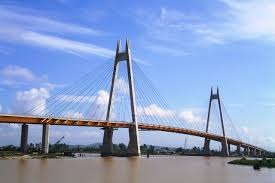
#> input picture Chapter_02/bridge1.jpg, 275 x 183 px
$ jupyter execute C16.ipynb
#> lines starting #> are read from the running program, lines starting #| are printed output that depends on the picture
[cell 1]
import cv2
import numpy as np
import matplotlib.pyplot as plt

[cell 2]
img = np.array(cv2.imread("bridge1.jpg", cv2.IMREAD_GRAYSCALE))
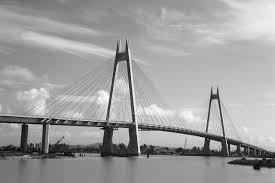
#> img: shape (183, 275); min 0, max 255, mean 158.6
imgd = cv2.normalize(img.astype("float"), None, 0.0, 1.0, cv2.NORM_MINMAX)

# set kernel size
h1 = (3,3)
h2 = (7,7)
h3 = (21,21)

# Using cv2.blur() as average filter method
img1 = cv2.blur(imgd, h1, cv2.BORDER_REPLICATE)
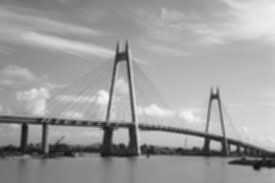
#> img1: shape (183, 275) float64; min 0.0571, max 0.972, mean 0.622
img2 = cv2.blur(imgd, h2, cv2.BORDER_REPLICATE)
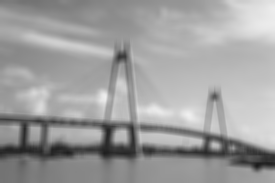
#> img2: shape (183, 275) float64; min 0.108, max 0.941, mean 0.622
img3 = cv2.blur(imgd, h3, cv2.BORDER_REPLICATE)
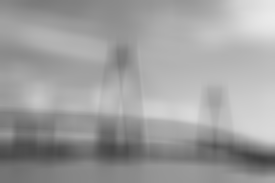
#> img3: shape (183, 275) float64; min 0.253, max 0.918, mean 0.622

fig, axes= plt.subplots(2, 2, figsize=(10, 8))
axes[0,0].imshow(imgd, cmap='gray')
axes[0,0].set_title('original')

axes[0,1].imshow(img1, cmap='gray')
axes[0,1].set_title('mean filter(3*3)')

axes[1,0].imshow(img2, cmap='gray')
axes[1,0].set_title('mean filter(7*7)')

axes[1,1].imshow(img3, cmap='gray')
axes[1,1].set_title('mean filter(21*21)')

for ax in axes.ravel():
    ax.set_xticks([])
    ax.set_yticks([])

cv2.waitKey(0)
cv2.destroyAllWindows()

$ run again, with Chapter_02/beach.jpg copied over Chapter_02/bridge1.jpg
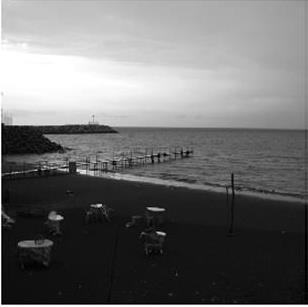
#> input picture Chapter_02/beach.jpg, 308 x 307 px
#> img is the input picture: shape (307, 308); min 0, max 255, mean 110.5
#> `img3 = cv2.blur(imgd, h3, cv2.BORDER_REPLICATE)`:
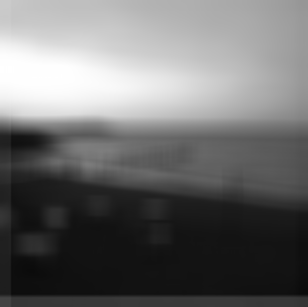
#> img3: shape (307, 308) float64; min 0.0431, max 1, mean 0.431
#> `[cell 2] img = np.array(cv2.imread("bridge1.jpg", cv2.IMREAD_GRAYSCALE..`:
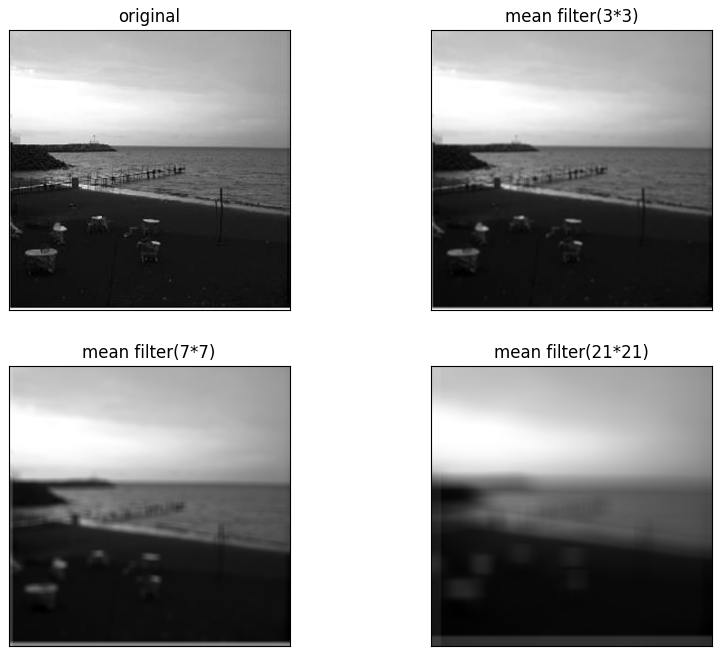
#> figure drawn by matplotlib, 4 panels

$ run again, with Chapter_02/flower.jpg copied over Chapter_02/bridge1.jpg
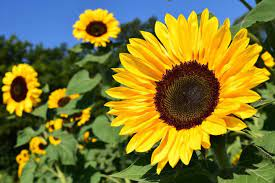
#> input picture Chapter_02/flower.jpg, 275 x 183 px
#> `img2 = cv2.blur(imgd, h2, cv2.BORDER_REPLICATE)`:
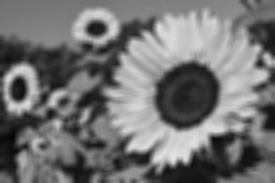
#> img2: shape (183, 275) float64; min 0.0286, max 0.893, mean 0.451
#> `img3 = cv2.blur(imgd, h3, cv2.BORDER_REPLICATE)`:
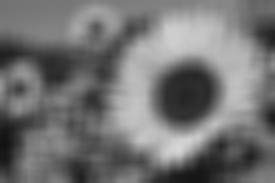
#> img3: shape (183, 275) float64; min 0.0657, max 0.841, mean 0.451
